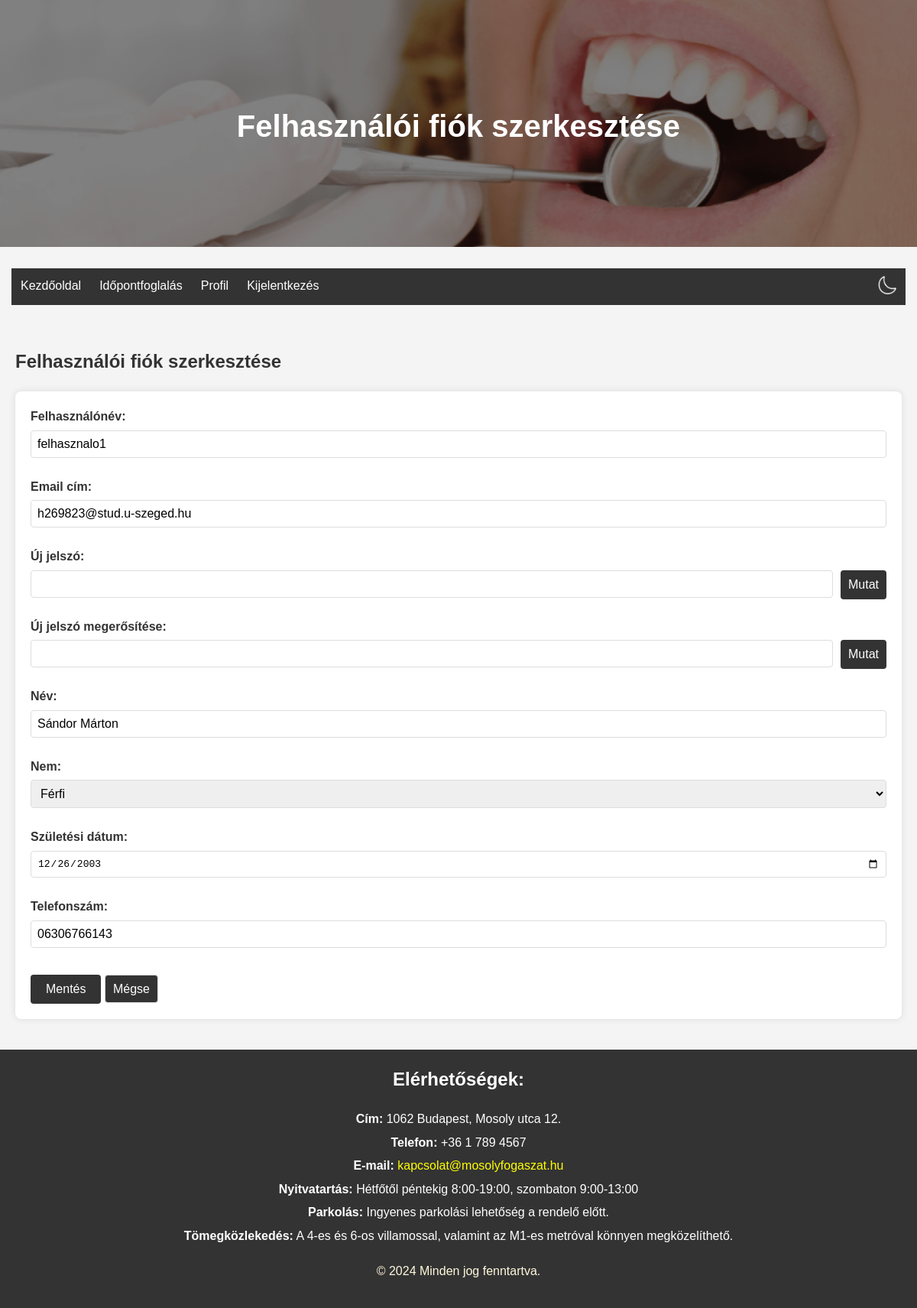
Page /custom_admin/edit_user/46918e9b-2410-4db0-8b5c-3090ac6ab9ab/ (signed in) on the committed database.
### rendeloweboldal/models.py (models this page shows, shortened)
class RendeloUser(AbstractUser):
    id = models.CharField(max_length=64, primary_key=True, default=str(uuid4()))  # FHIR resource identifier
    email = models.EmailField(unique=True)
    USERNAME_FIELD = 'email'
    REQUIRED_FIELDS = ['username']

class Patient(models.Model):
    id = models.CharField(max_length=64, primary_key=True)  # same as RendeloUser.id
    name = models.CharField(max_length=255)  # FHIR 'name' field
    gender = models.CharField(max_length=10, choices=[('male', 'Male'), ('female', 'Female')])
    birthDate = models.DateField(null=True, blank=True)  # FHIR 'birthDate' field
    telecom = models.CharField(max_length=255, null=True, blank=True)  # FHIR 'telecom' field for contact details

### rendeloweboldal/views.py (the view)
# urls.py: path('custom_admin/edit_user/<str:user_id>/', views.edit_user, name='edit_user'),
@login_required
def edit_user(request, user_id):
    if not (request.user.is_superuser):
        return redirect('home')
    user = get_object_or_404(RendeloUser, id=user_id)
    patient = None
    if not user.is_superuser:
        patient = get_object_or_404(Patient, id=user_id)
    if request.method == 'POST':
        form = ProfileForm(request.POST, instance=user)
        patient_form = PatientForm(request.POST, instance=patient) if patient else None
        if form.is_valid() and (patient_form is None or patient_form.is_valid()):
            user = form.save(commit=False)
            if form.cleaned_data['password1']:
                user.set_password(form.cleaned_data['password1'])
            user.save()
            if patient_form:
                patient_form.save()
            return redirect('admin_view')
    else:
        form = ProfileForm(instance=user)
        patient_form = PatientForm(instance=patient) if patient else None
    return render(request, 'edit_user.html', {'form': form, 'patient_form': patient_form, 'user': user})

### rendeloweboldal/forms.py (shortened to what this page needs)
class ProfileForm(forms.ModelForm):
    password1 = forms.CharField(widget=forms.PasswordInput, label='Új jelszó', required=False)
    password2 = forms.CharField(widget=forms.PasswordInput, label='Új jelszó megerősítése', required=False)
    class Meta:
        model = RendeloUser
        fields = ['username', 'email', 'password1', 'password2']
    username = forms.CharField(
        max_length=255,
        label='Felhasználónév',
        validators=[RegexValidator(
            regex=r'^[\w.@+\-_]+$',
            message='Enter a valid username. This value may contain only letters, numbers, and @/./+/-/_ characters.'
        )]
    )
    email = forms.EmailField(label='Email cím', widget=forms.EmailInput(attrs={'style': 'width: 100%;'}))

class PatientForm(forms.ModelForm):
    class Meta:
        model = Patient
        fields = ['name', 'gender', 'birthDate', 'telecom']
    name = forms.CharField(max_length=255, label='Teljes név')
    gender = forms.ChoiceField(choices=[('male', 'Férfi'), ('female', 'Nő')], label='Nem')
    birthDate = forms.DateField(widget=forms.DateInput(attrs={'type': 'date'}), label='Születési dátum')
    telecom = forms.CharField(max_length=255, label='Telefonszám', required=False)

### rendeloweboldal/templates/edit_user.html (shortened to what this page needs)
{% extends "base.html" %}
{% load static %}
{% block header_title %}Felhasználói fiók szerkesztése{% endblock %}
{% block content %}
<section class="edit-user">
    <h2>Felhasználói fiók szerkesztése</h2>
    <form method="post">
        <div class="form-group">
            <label for="id_username">Felhasználónév:</label>
            {{ form.username }}
        </div>
        <div class="form-group">
            <label for="id_email">Email cím:</label>
            {{ form.email }}
        </div>
        <div class="form-group">
            <label for="id_password1">Új jelszó:</label>
            <div class="password-container">
                {{ form.password1 }}
                <button type="button" onclick="togglePasswordVisibility('id_password1')">Mutat</button>
            </div>
        </div>
        <div class="form-group">
            <label for="id_password2">Új jelszó megerősítése:</label>
            <div class="password-container">
                {{ form.password2 }}
                <button type="button" onclick="togglePasswordVisibility('id_password2')">Mutat</button>
            </div>
        </div>
        {% if patient_form %}
        <div class="form-group">
            <label for="id_name">Név:</label>
            {{ patient_form.name }}
        </div>
        <div class="form-group">
            <label for="id_gender">Nem:</label>
            {{ patient_form.gender }}
        </div>
        <div class="form-group">
            <label for="id_birthDate">Születési dátum:</label>
            {{ patient_form.birthDate }}
        </div>
        <div class="form-group">
            <label for="id_telecom">Telefonszám:</label>
            {{ patient_form.telecom }}
        </div>
        {% endif %}
        <button type="submit">Mentés</button>
        <a href="{% url 'admin_view' %}" class="button-like">Mégse</a>
    </form>
</section>
{% endblock %}

### rendeloweboldal/static/Css/style.css (style rules this page uses)
body { font-family: Arial, sans-serif; line-height: 1.6; margin: 0; padding: 0; background-color: #f4f4f4; }
form { background-color: white; padding: 20px; margin-bottom: 20px; border-radius: 8px; box-shadow: 0 0 10px rgba(0, 0, 0, 0.1); }
form label { font-weight: bold; }
form input, form select, form textarea { padding: 10px; border: 1px solid #ddd; border-radius: 4px; font-size: 1em; width: 100%; margin-bottom: 10px; }
form button { padding: 10px 20px; border: none; border-radius: 4px; background-color: #333; color: white; font-size: 1em; cursor: pointer; transition: background-color 0.3s; }
.button-like { display: inline-block; padding: 5px 10px; margin-top: 10px; border: 1px solid #ddd; border-radius: 4px; background-color: #f2f2f2; cursor: pointer; text-decoration: none; color: #333; transition: background-color 0.3s; }
.password-container { display: flex; align-items: center; }
button[type="button"] { margin-left: 10px; padding: 5px 10px; background-color: #333; color: white; border: none; border-radius: 4px; cursor: pointer; transition: background-color 0.3s; height: 38px; align-self: flex-start; }
button { padding: 10px 20px; border: none; border-radius: 4px; background-color: #333; color: white; font-size: 1em; cursor: pointer; transition: background-color 0.3s; }
button[type="button"] { margin-left: 10px; padding: 5px 10px; background-color: #333; color: white; border: none; border-radius: 4px; cursor: pointer; transition: background-color 0.3s; }
.form-group { margin-bottom: 15px; }
.form-group label { display: block; font-weight: bold; margin-bottom: 5px; }
.form-group input, .form-group select, .form-group textarea { width: 100%; padding: 8px; box-sizing: border-box; }

### rendeloweboldal/static/Css/colors_light.css (style rules this page uses)
body, header { background-color: #f4f4f4; color: #333; }
form, .intro, .pricing, .appointments, .appointment, .patient-detail, .working-hours-form, .info-message, .profile, .admin { background-color: white; color: #333; }
.button, .button-like, button, .add-button, .edit-button, .delete-button, .cancel-button, .dialog-box button { background-color: #333; color: white; }

### rows in the picture
RendeloUser: username "felhasznalo1", email "h269823@stud.u-szeged.hu"
Patient: name "Sándor Márton", gender "Férfi", birthDate "12/26/2003", telecom "06306766143"
